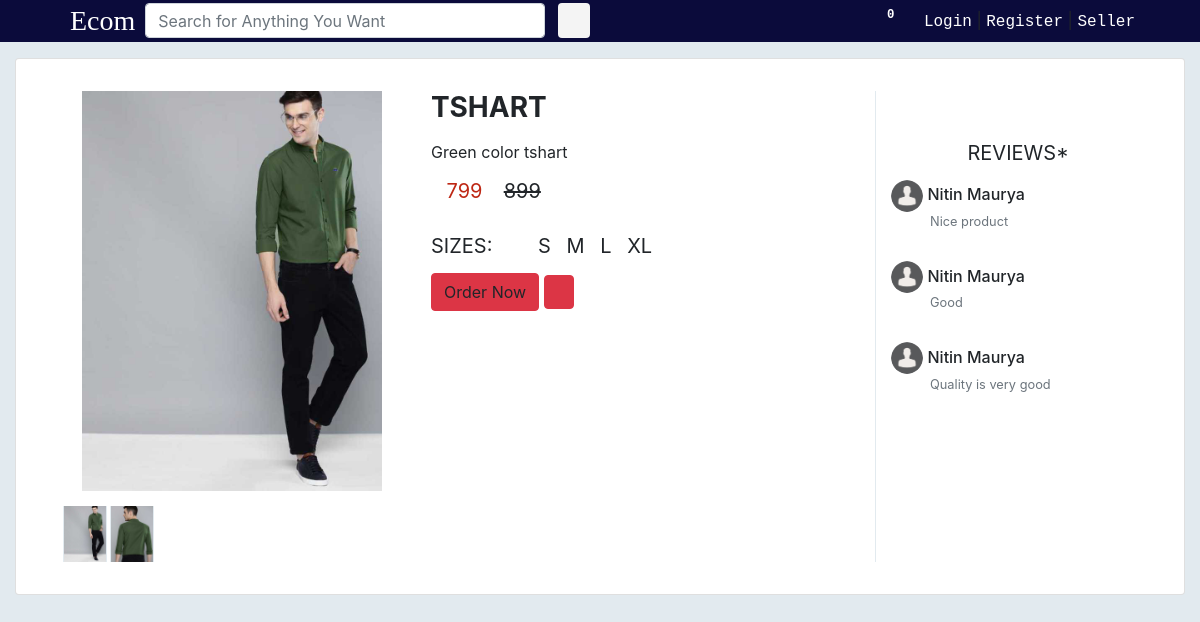
The app's page /product/2 with its own data.
### saler/models.py (models this page shows, shortened)
class Product(models.Model):
	GST_CHOICES = (("0",'0'),("3",'3'),("5",'5'),("12",'12'),("18",'18'),("28",'28'))
	product_id = models.BigAutoField(primary_key=True)
	product_id2 = models.CharField(max_length=100,default='')
	shop = models.ForeignKey(User, on_delete=models.CASCADE,default='')
	product_name = models.CharField(max_length=100)
	category = models.ForeignKey(category, default="", verbose_name="Category", on_delete=models.SET_DEFAULT, null=True)
	subcategory = models.CharField(max_length=50, default="")
	price = models.IntegerField(default=0)
	price_not = models.IntegerField(default=999)
	desc = models.TextField()
	gst = models.CharField(default='0',max_length=3,choices=GST_CHOICES)
	pub_date = models.DateField(auto_now=True)
	image1 = models.ImageField(upload_to='products/images', default="",null=True)
	image2 = models.ImageField(upload_to='products/images', default="",null=True,blank=True)
	image3 = models.ImageField(upload_to='products/images', default="",null=True,blank=True)
	image4 = models.ImageField(upload_to='products/images', default="",null=True,blank=True)
	image5 = models.ImageField(upload_to='products/images', default="",null=True,blank=True)

class ProductSize(models.Model):
	product = models.ForeignKey(Product,on_delete=models.CASCADE)
	size = models.CharField(max_length=20)
	quantity = models.IntegerField(default=0, null=True)

class ProductReview(models.Model):
	user = models.ForeignKey(User, on_delete=models.CASCADE)
	product = models.ForeignKey(Product, on_delete=models.CASCADE)
	review = models.TextField()
	time = models.DateTimeField(auto_now=True)

### main/models.py (models this page shows, shortened)
class UserDetail(models.Model):
	SEX_CHOICES = (("Male",'Male'),("Female",'Female'),("Other",'Other'))
	STATE_CHOICES = (
		("Andaman & Nicobar Islands",'Andaman & Nicobar Islands'),
		("Andhra Pradesh",'Andhra Pradesh'),
		("Arunachal Pradesh",'Arunachal Pradesh'),
		("Assam",'Assam'),
		("Bihar",'Bihar'),
		("Chandigarh",'Chandigarh'),
		("Chhattisgarh",'Chhattisgarh'),
		("Dadra & Nagar Haveli",'Dadra & Nagar Haveli'),
		("Daman and Diu",'Daman and Diu'),
		("Delhi",'Delhi'),
		("Goa",'Goa'),
		("Gujarat",'Gujarat'),
		("Haryana",'Haryana'),
		("Himachal Pradesh",'Himachal Pradesh'),
		("Jammu & Kashmir",'Jammu & Kashmir'),
		("Jharkhand",'Jharkhand'),
		("Karnataka",'Karnataka'),
		("Kerala",'Kerala'),
		("Lakshadweep",'Lakshadweep'),
		("Madhya Pradesh",'Madhya Pradesh'),
		("Maharashtra",'Maharashtra'),
		("Manipur",'Manipur'),
		("Meghalaya",'Meghalaya'),
		("Mizoram",'Mizoram'),
		("Nagaland",'Nagaland'),
		("Odisha",'Odisha'),
		("Puducherry",'Puducherry'),
		("Punjab",'Punjab'),
		("Rajasthan",'Rajasthan'),
		("Sikkim",'Sikkim'),
		("Tamil Nadu",'Tamil Nadu'),
		("Telangana",'Telangana'),
		("Tripura",'Tripura'),
		("Uttarakhand",'Uttarakhand'),
		("Uttar Pradesh",'Uttar Pradesh'),
		("West Bengal",'West Bengal'),
		)
	user = models.OneToOneField(User, on_delete=models.CASCADE,primary_key=True)
	dob = models.DateField(null = True)
	photo = models.ImageField(default='default.png',upload_to='user_photos')
	mobile = models.CharField(max_length=10,null=True)
	alternate_mobile = models.CharField(max_length=10,null=True,blank=True)
	address = models.TextField()
	pincode = models.CharField(max_length=6, null=True)
	landmark = models.CharField(max_length=500, null=True, blank=True)
	locality = models.CharField(max_length=100, null=True, blank=True)
	city = models.CharField(max_length=100, null=True, blank=True)
	state = models.CharField(max_length=50,choices=STATE_CHOICES, null=True)
	sex = models.CharField(max_length=6,choices=SEX_CHOICES, null=True)

### main/views.py (the view)
# urls.py: path("product/<int:prod_id>", views.productView, name="ProductView"),
def productView(request, prod_id):
	if request.method == 'POST' and request.user.is_authenticated:
		prod = Product.objects.filter(product_id = prod_id).first()
		review = request.POST.get('review')
		ProductReview(user=request.user,product=prod,review=review).save()
		return redirect(f"/product/{prod_id}")
	prod = Product.objects.filter(product_id = prod_id).first()
	params = {
		'product':prod,
		'product_review': ProductReview.objects.filter(product = prod),
		'sizes':[item for item in ProductSize.objects.filter(product=Product.objects.filter(product_id = prod_id)[0])],
		'cart_element_no' : len([p for p in Cart.objects.all() if p.user == request.user]),
		'category':category.objects.all(),
	}
	return render(request, 'main/single.html', params)

### main/templatetags/app_tags.py (called while the page is built)
@register.filter(name='split')
def split(str, key):
    return str.split(key)

### saler/models.py (called while the page is built)
	def __str__(self):
		return f'{self.name}'

### main/templates/main/single.html (shortened to what this page needs)
{% extends 'main/base.html' %}
{% block main_body %}
{% load static %}
	<div class="container-fluid mt-3">
		<div class="card mt-0">
			<div class="container-fluid">
				<div class="wrapper row">
					<div class="preview col-md-4" style="">
						<div id="gallery">
							<div class="preview-pic tab-content">
							  <div class="tab-pane active" style="height: 400px; width: auto; display: flex;"><img src="{{product.image1.url}}"  alt="" id="main-img" style="max-height: 100%; max-width:100%; width: auto; margin: auto" /></div>
							</div>
							<ul class="preview-thumbnail nav nav-tabs">
							  <li class="active"><img src="{{product.image1.url}}" /></li>
							  {% if product.image2 %}
							  <li><img src="{{product.image2.url}}" /></li>
							  {% endif %}
							</ul>
						</div>
					</div>
					<div class="details col-md-5" style="border-right: solid 1px #e2eaef;">
						<h3 class="product-title"><b>{{product.product_name}}</b></h3>
						<p class="product-description">{{product.desc}}</p>
						<h5 class="price"><p><span class="item_price"><span><i class="fa fa-inr"
											aria-hidden="true"></i></span>{{product.price}}</span> <del><i class="fa fa-inr"
											aria-hidden="true"></i>{{product.price_not}}</del></p></h5>
            {% if sizes %}
						<h5 class="sizes">sizes:
              {% for me in sizes %}
							<span class="size" data-toggle="tooltip" title="small">{{me.size}}</span>
							{% endfor %}
						</h5>
						<div class="action">
              <div>
                    <a p_id="{{product.product_id}}" class="btn btn-danger oprbtn" id="ord{{product.product_id}}">Order Now</a>
                        <a p_id="{{product.product_id}}" class="btn btn-danger pt-1 pb-1 pr-2 pl-2 add_to_cart oprbtn" id="atc{{product.product_id}}"><i class="fa fa-cart-plus" aria-hidden="true"></i></a>
                  </div>
            </div>
            {% endif %}
          </div>
          <div class="col-md-3">
            <div class="float-right w-100">
              <h5 class="product-title float-right" style="margin-right:68px; margin-top:50px;">Reviews*</h2>
         	  <div class="float-right w-100">
                {% for review in product_review %}
                  <div class="bd-callout bd-callout-warning mb-4">
                    <img src="{{review.user.userdetail.photo.url}}" alt="profile" class="d-inline-block" style="height: 2rem; width: 2rem; border-radius: 2rem;">
                    <h6 class="m-0 p-0 d-inline-block" id="conveying-meaning-to-assistive-technologies">{{review.user.get_full_name}}</h6><br>
                   <div class="card" style="padding: 3px; margin-left: 2rem; margin-top: -.3rem; border: none;">
                    <small class="pl-1 text-muted">{{review.review}}</small>
                   </div>
                    </div>
                {% endfor %}
              </div>
            </div>
          </div>
				</div>
			</div>
		</div>
  </div>
{% endblock main_body %}

### main/static/main/css/style.css (style rules this page uses)
body a { text-decoration:none; transition:0.5s all; -webkit-transition:0.5s all; -moz-transition:0.5s all; -o-transition:0.5s all; -ms-transition:0.5s all; }
.active { left: 0; }

### main/templates/main/single.html (style rules this page uses)
body { background-color: #e2eaef; overflow-x: hidden; }
.tab-pane { width: 450px; height: auto; }
li img { border-left: solid 1px #e2eaef; border-right: solid 1px #e2eaef; }
.preview { display: -webkit-box; display: -webkit-flex; display: -ms-flexbox; display: flex; -webkit-box-orient: vertical; -webkit-box-direction: normal; -webkit-flex-direction: column; -ms-flex-direction: column; flex-direction: column; }
.preview-pic { -webkit-box-flex: 1; -webkit-flex-grow: 1; -ms-flex-positive: 1; flex-grow: 1; }
.preview-thumbnail.nav-tabs { border: none; margin-top: 15px; }
.preview-thumbnail.nav-tabs li { width: 13%; margin-right: 2.5%; }
.preview-thumbnail.nav-tabs li img { max-width: 100%; display: block; }
.preview-thumbnail.nav-tabs li:last-of-type { margin-right: 0; }
.tab-content { overflow: hidden; }
.tab-content img { width: 100%; -webkit-animation-name: opacity; animation-name: opacity; -webkit-animation-duration: .3s; animation-duration: .3s; }
.card { margin-top: 10px; background: #fff; padding: 2em; line-height: 1.5em; }
@media screen and (min-width: 997px) { .wrapper { display: -webkit-box; display: -webkit-flex; display: -ms-flexbox; display: flex; } }
.details { display: -webkit-box; display: -webkit-flex; display: -ms-flexbox; display: flex; -webkit-box-orient: vertical; -webkit-box-direction: normal; -webkit-flex-direction: column; -ms-flex-direction: column; flex-direction: column; }
.product-title, .price, .sizes, .colors { text-transform: UPPERCASE; font-weight: normal; }
.checked, .price span { color: #be2714; }
.product-title, .rating, .product-description, .price, .vote, .sizes { margin-bottom: 15px; }
.product-title { margin-top: 0; }
.size { margin-right: 10px; }
.size:first-of-type { margin-left: 40px; }
#gallery li { display: inline; margin-right: 3px; }
#gallery #main-img { background: url(https://cdn.pixabay.com/photo/2015/04/23/22/00/tree-736885__340.jpg) no-repeat 0 0; }

### records on screen
Product: image1 (picture), image2 (picture), product_name "TSHART", desc "Green color tshart", price "799", price_not "899"
ProductSize: size "S"
ProductSize: size "M"
ProductSize: size "L"
ProductSize: size "XL"
ProductReview: user.userdetail.photo (placeholder picture), user.get_full_name "Nitin Maurya", review "Nice product"
ProductReview: user.userdetail.photo (placeholder picture), user.get_full_name "Nitin Maurya", review "Good"
ProductReview: user.userdetail.photo (placeholder picture), user.get_full_name "Nitin Maurya", review "Quality is very good"

### other values on screen
{{ cart_element_no }} "0"
